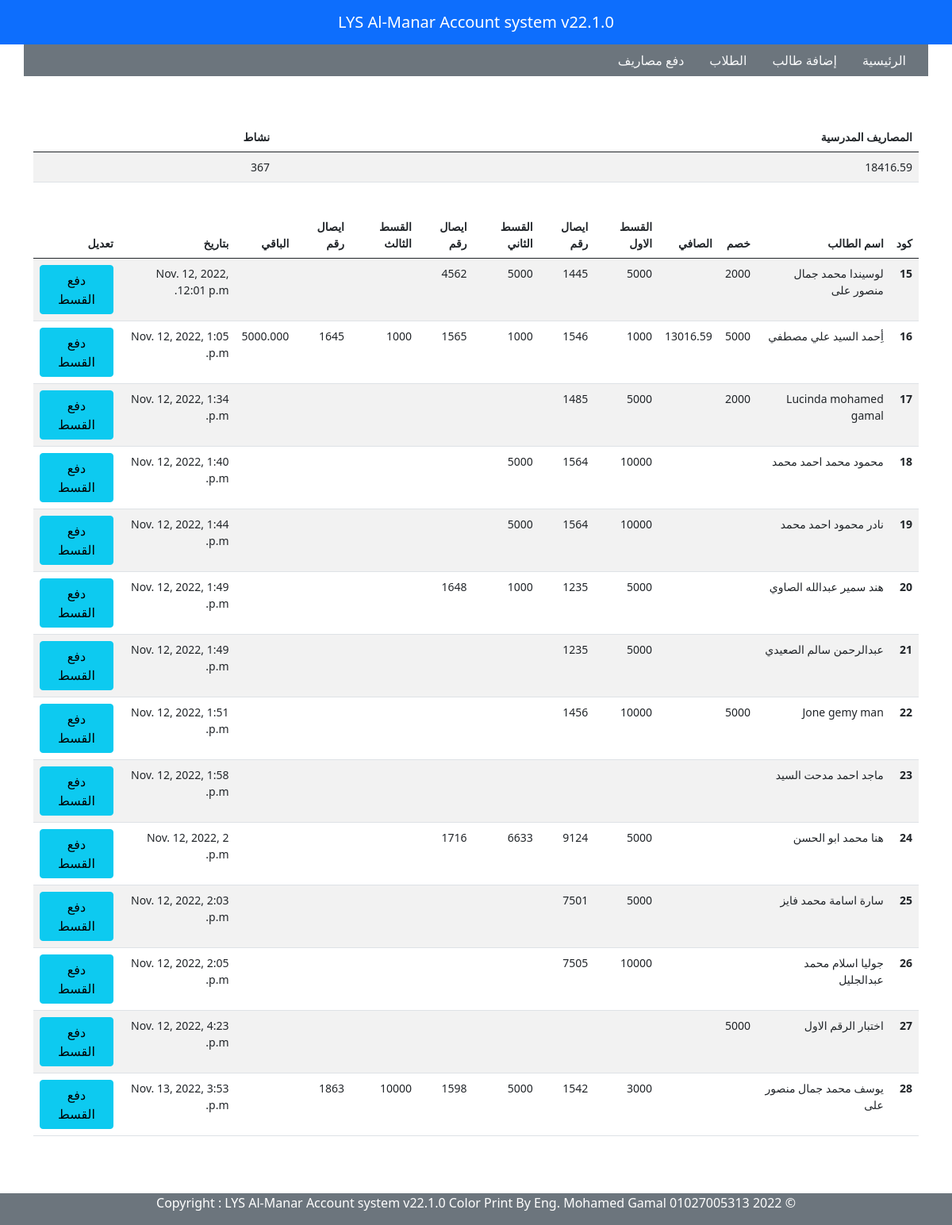
The app's page /form/all_student.html with its own data.
### form/models.py (models this page shows, shortened)
class Formstudent(models.Model):
    name                = models.CharField("إسم الطالب",max_length=100, blank=True)
    id_number           = models.CharField("الرقم القومي",max_length=14, blank=True)
    school_fees         = models.CharField("مصاريف المدرسة",max_length=255, blank=True)
    activity            = models.CharField("نشاط",max_length=3, blank=True)
    discount            = models.CharField("خصم",max_length=4, blank=True)
    net_expenses        = models.CharField("الصافي",max_length=8, blank=True)
    f_installment       = models.CharField("القسط الاول",max_length=5, blank=True)
    f_receipt_number    = models.CharField("إيصال القسط الاول",max_length=4, blank=True)
    s_installment       = models.CharField("القسط الثاني",max_length=5, blank=True)
    s_receipt_number    = models.CharField("إيصال القسط الثاني",max_length=4, blank=True)
    th_installment      = models.CharField("القسط الثالث",max_length=5, blank=True)
    th_receipt_number   = models.CharField("إيصال القسط الثالث",max_length=4, blank=True)
    remaining_amount    = models.CharField("الباقي",max_length=8, blank=True)
    situation           = models.CharField("حالة الطالب",max_length=50, null=True, choices=SITUATION, default='Didentpay')
    created_at          = models.DateTimeField(auto_now_add=True)
    class Meta:
        db_table = 'Formstudent'
        managed = True
        verbose_name = 'Registration'
        verbose_name_plural = 'Registrations'

### form/views.py (the view)
# urls.py: path('form/all_student.html',views.allstudents, name='allstudents'),
def allstudents(request):
    data        = Formstudent.objects.all()
    context     = {
        'data':data
    }
    return render(request, 'form/all_student.html', context)

### templates/form/all_student.html (shortened to what this page needs)
{% extends 'parties/base.html' %}
{% load crispy_forms_tags %}
{% block content %}
<div class="container mt-3" style='width: 95%; font-size: 14px'>
    <br >
    <br >
    <table class="table table-striped table-hover">
        <thead>
          <tr>
            <th scope="col">المصاريف المدرسية</th>
            <th scope="col">نشاط</th>
        </tr>
    </thead>
    <tbody class="table-group-divider">
        <tr>
            <td>18416.59</td>
            <td>367</td>
        </tr>
    </tbody>
    </table>
    <br >
    <table class="table table-striped table-hover">
        <thead>
          <tr>
            <th scope="col">كود</th>
            <th scope="col">اسم الطالب</th>
            <th scope="col">خصم</th>
            <th scope="col">الصافي</th>
            <th scope="col">القسط الاول</th>
            <th scope="col">ايصال رقم</th>
            <th scope="col">القسط الثاني</th>
            <th scope="col">ايصال رقم</th>
            <th scope="col">القسط الثالث</th>
            <th scope="col">ايصال رقم</th>
            <th scope="col">الباقي</th>
            <th scope="col">بتاريخ</th>
            <th scope="col">تعديل</th>
          </tr>
        </thead>
        <tbody class="table-group-divider">
            {% for data in data %}
          <tr>
            <th scope="row">{{ data.id }}</th>
            <td>{{ data.name }}</td>
            <td>{{ data.discount }}</td>
            <td>{{ data.net_expenses }}</td>
            <td>{{ data.f_installment }}</td>
            <td>{{ data.f_receipt_number }}</td>
            <td>{{ data.s_installment }}</td>
            <td>{{ data.s_receipt_number }}</td>
            <td>{{ data.th_installment }}</td>
            <td>{{ data.th_receipt_number }}</td>
            <td>{{ data.remaining_amount }}</td>
            <td>{{ data.created_at }}</td>
            <td><a href="{% url 'edit' data.id  %}" class="btn btn-info btm-sm">دفع القسط</a></td>
            {% endfor %}
          </tr>
        </tbody>
      </table>
</div>
<br >
<br >
<br >
<br >
{% endblock %}

### templates/parties/base.html (shortened to what this page needs)
{% load static %}
<!DOCTYPE html>
<html lang="en" dir='RTL'>
<head>
    <link href="https://cdn.jsdelivr.net/npm/bootstrap@5.0.2/dist/css/bootstrap.min.css" rel="stylesheet">
    <link rel="stylesheet" href="https://use.fontawesome.com/releases/v5.15.4/css/all.css">
    <link rel="stylesheet" href="https://cdn.jsdelivr.net/npm/bootstrap-icons@1.9.1/font/bootstrap-icons.css">
</head>
<body>
    <div class="wrapper">
      <header>
        <nav  class="navbar navbar-expand-lg navbar-dark navbar-sm {% block navbar %} bg-primary {% endblock %}">
          <a class="navbar-brand flex-grow-1 text-center small-title" style="color: #fff; left: 50%; transform: translateX(-50%); position: relative;">
             LYS Al-Manar Account system v22.1.0
          </a>
        </nav>
      </header>
      <div class='container bg-secondary'>
      <nav class="nav">
        <a class="nav-link active  link-light" aria-current="page" href="{% url 'home' %}">الرئيسية</a>
        <a class="nav-link  link-light" href="{% url 'studentform_form' %}">إضافة طالب</a>
        <a class="nav-link  link-light" href="{% url 'allstudents' %}"> الطلاب</a>
        <a class="nav-link  link-light" href="{% url 'search' %}">دفع مصاريف</a>
      </nav>
    </div>
      {% block content %} {% endblock content %}
    </div>
</body>
</html>
  {% include "parties/footer.html" %}

### templates/parties/footer.html
{% block content %} {% load static %}
<footer class="page-footer center-on-small-only pt-0 mt-5 fixed-bottom">
<div class="bottom section-padding bg-secondary">
    <div class="container">
        <div class="row">
            <div class="col-md-12 text-center text-white">
                <div class="copyright">
                  <p>  &copy; {% now "Y" %} Copyright : LYS Al-Manar Account system v22.1.0 Color Print By Eng. Mohamed Gamal 01027005313 </p>
                </div>
            </div>
        </div>
    </div>
</div>
</footer>
{% endblock content %}

### records on screen
Formstudent: id "15", name "لوسيندا محمد جمال منصور على", discount "2000", f_installment "5000", f_receipt_number "1445", s_installment "5000", s_receipt_number "4562", created_at "Nov. 12, 2022, 12:01 p.m."
Formstudent: id "16", name "أِحمد السيد علي مصطفي", discount "5000", net_expenses "13016.59", f_installment "1000", f_receipt_number "1546", s_installment "1000", s_receipt_number "1565", th_installment "1000", th_receipt_number "1645", remaining_amount "5000.000", created_at "Nov. 12, 2022, 1:05 p.m."
Formstudent: id "17", name "Lucinda mohamed gamal", discount "2000", f_installment "5000", f_receipt_number "1485", created_at "Nov. 12, 2022, 1:34 p.m."
Formstudent: id "18", name "محمود محمد احمد محمد", f_installment "10000", f_receipt_number "1564", s_installment "5000", created_at "Nov. 12, 2022, 1:40 p.m."
Formstudent: id "19", name "نادر محمود احمد محمد", f_installment "10000", f_receipt_number "1564", s_installment "5000", created_at "Nov. 12, 2022, 1:44 p.m."
Formstudent: id "20", name "هند سمير عبدالله الصاوي", f_installment "5000", f_receipt_number "1235", s_installment "1000", s_receipt_number "1648", created_at "Nov. 12, 2022, 1:49 p.m."
Formstudent: id "21", name "عبدالرحمن سالم الصعيدي", f_installment "5000", f_receipt_number "1235", created_at "Nov. 12, 2022, 1:49 p.m."
Formstudent: id "22", name "Jone gemy man", discount "5000", f_installment "10000", f_receipt_number "1456", created_at "Nov. 12, 2022, 1:51 p.m."
Formstudent: id "23", name "ماجد احمد مدحت السيد", created_at "Nov. 12, 2022, 1:58 p.m."
Formstudent: id "24", name "هنا محمد ابو الحسن", f_installment "5000", f_receipt_number "9124", s_installment "6633", s_receipt_number "1716", created_at "Nov. 12, 2022, 2 p.m."
Formstudent: id "25", name "سارة اسامة محمد فايز", f_installment "5000", f_receipt_number "7501", created_at "Nov. 12, 2022, 2:03 p.m."
Formstudent: id "26", name "جوليا اسلام محمد عبدالجليل", f_installment "10000", f_receipt_number "7505", created_at "Nov. 12, 2022, 2:05 p.m."
Formstudent: id "27", name "اختبار الرقم الاول", discount "5000", created_at "Nov. 12, 2022, 4:23 p.m."
Formstudent: id "28", name "يوسف محمد جمال منصور على", f_installment "3000", f_receipt_number "1542", s_installment "5000", s_receipt_number "1598", th_installment "10000", th_receipt_number "1863", created_at "Nov. 13, 2022, 3:53 p.m."
